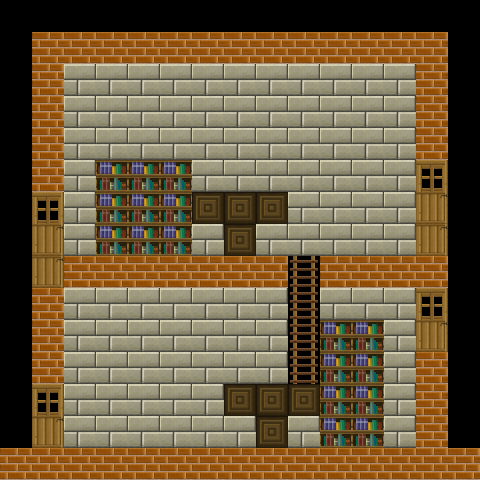

The image is a tile-based game level rendered from a .tmx file. Its description and complete source (layers, tilesets, objects, tile grids) follow:
An orthogonal 15x15 tile map with 32x32 px tiles, 1 tile layer (Tile Layer 1).

<map version="1.0" tiledversion="1.1.5" orientation="orthogonal" renderorder="right-down" width="15" height="15" tilewidth="32" tileheight="32" infinite="0" nextobjectid="1">
 <tileset firstgid="1" source="tiles.tsx" />
 <layer name="Tile Layer 1" width="15" height="15">
  <data encoding="csv">
0,0,0,0,0,0,0,0,0,0,0,0,0,0,0,
0,45,45,45,45,45,45,45,45,45,45,45,45,45,0,
0,45,3,3,3,3,3,3,3,3,3,3,3,45,0,
0,45,3,3,3,3,3,3,3,3,3,3,3,45,0,
0,45,3,3,3,3,3,3,3,3,3,3,3,45,0,
0,45,3,25,25,25,3,3,3,3,3,3,3,19,0,
0,19,3,25,25,25,12,12,12,3,3,3,3,27,0,
0,27,3,25,25,25,3,12,3,3,3,3,3,27,0,
0,27,45,45,45,45,45,45,45,26,45,45,45,45,0,
0,45,3,3,3,3,3,3,3,26,3,3,3,19,0,
0,45,3,3,3,3,3,3,3,26,25,25,3,27,0,
0,45,3,3,3,3,3,3,3,26,25,25,3,45,0,
0,19,3,3,3,3,3,12,12,12,25,25,3,45,0,
0,27,3,3,3,3,3,3,12,3,25,25,3,45,0,
45,45,45,45,45,45,45,45,45,45,45,45,45,45,45
</data>
 </layer>
</map>
